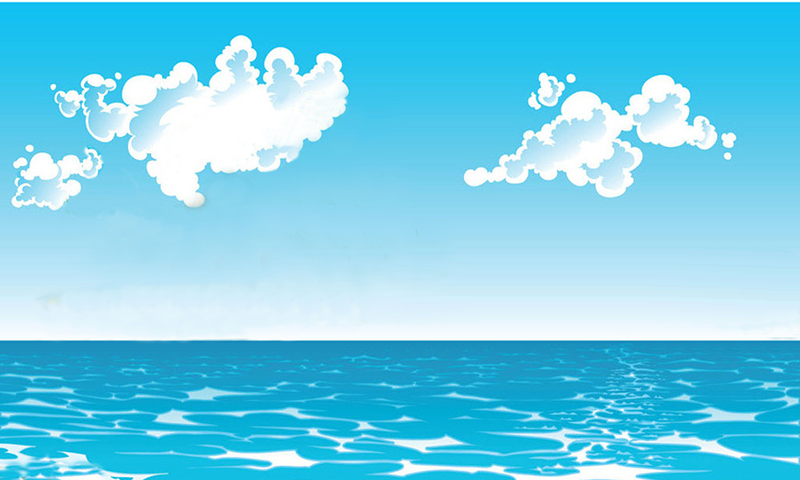

Tiled map render using the project's own tile images. Description and the map definition, with tile-layer contents summarised, below:
An orthogonal 25x15 tile map with 32x32 px tiles, 1 tile layer (块层 1) and 1 object (qidian).

<map version="1.0" orientation="orthogonal" renderorder="right-down" width="25" height="15" tilewidth="32" tileheight="32">
 <tileset firstgid="1" name="background" tilewidth="32" tileheight="32">
  <image source="background.jpg" width="800" height="480" />
 </tileset>
 <layer name="块层 1" width="25" height="15">
  <data>[375 cells, 375 non-empty, 351 distinct tile ids]</data>
 </layer>
 <objectgroup name="road">
  <object name="qidian" x="0" y="320" width="30" height="24" />
 </objectgroup>
</map>
